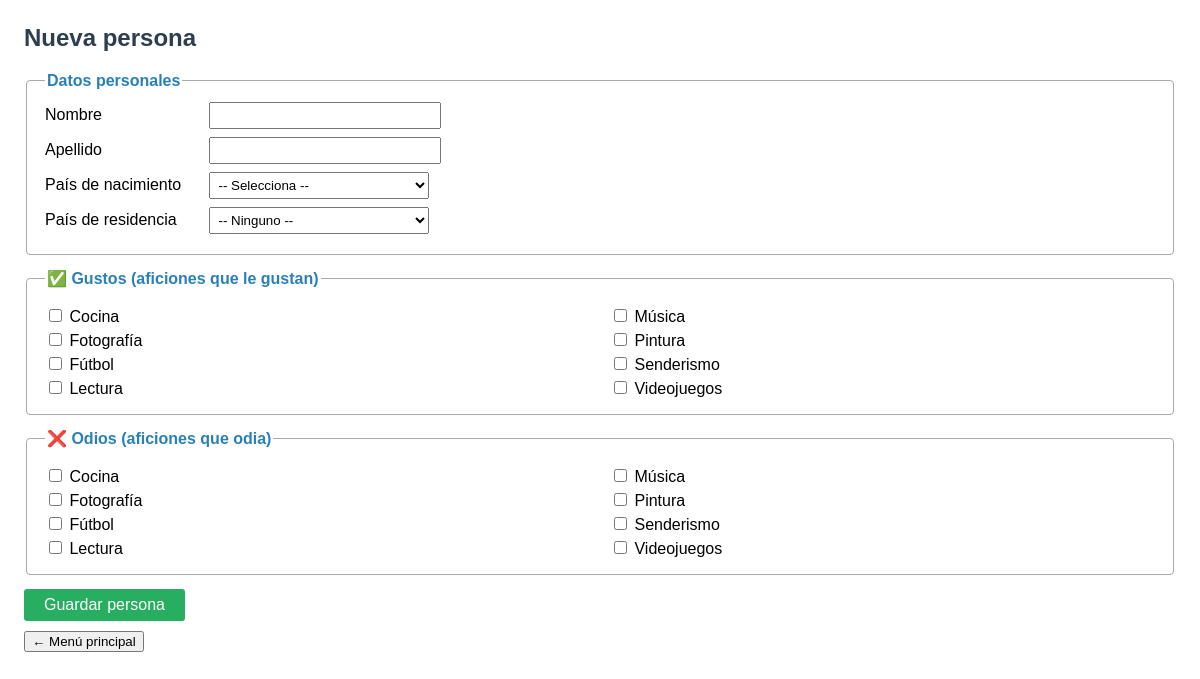
Page /personaC.php on the committed database.
### tables this page shows
CREATE TABLE AFICION (
    id_aficion INT AUTO_INCREMENT PRIMARY KEY,
    nombre     VARCHAR(100) NOT NULL
);

### personaC.php (the view, shortened to what this page needs)
<?php
$bd = conectarMySql();
$aficiones = $bd->query("SELECT * FROM AFICION ORDER BY nombre")->fetchAll(PDO::FETCH_ASSOC);
?>
<!DOCTYPE html>
<html lang="es">
<head>
</head>
<body>
    <h2>Nueva persona</h2>
    <form action="personaCpost.php" method="post">
        <fieldset>
            <legend>Datos personales</legend>
            <label class="campo" for="nombre">Nombre</label>
            <input type="text" name="nombre" id="nombre" required><br>
            <label class="campo" for="apellido">Apellido</label>
            <input type="text" name="apellido" id="apellido" required><br>
            <label class="campo" for="id_pais_nace">País de nacimiento</label>
            <select name="id_pais_nace" id="id_pais_nace" required>
                <option value="">-- Selecciona --</option>
            </select><br>
            <label class="campo" for="id_pais_vive">País de residencia</label>
            <select name="id_pais_vive" id="id_pais_vive">
                <option value="">-- Ninguno --</option>
            </select>
        </fieldset>
        <fieldset>
            <legend>✅ Gustos (aficiones que le gustan)</legend>
            <div class="grupo-checks">
            <?php foreach ($aficiones as $a): ?>
                <label>
                    <input type="checkbox" class="gustos-cb"
                           name="gustos[]" value="<?= $a['id_aficion'] ?>">
                    <?= htmlspecialchars($a['nombre']) ?>
                </label>
            <?php endforeach; ?>
            </div>
        </fieldset>
        <fieldset>
            <legend>❌ Odios (aficiones que odia)</legend>
            <div class="grupo-checks">
            <?php foreach ($aficiones as $a): ?>
                <label>
                    <input type="checkbox" class="odios-cb"
                           name="odios[]" value="<?= $a['id_aficion'] ?>">
                    <?= htmlspecialchars($a['nombre']) ?>
                </label>
            <?php endforeach; ?>
            </div>
        </fieldset>
        <button type="submit" class="btn-guardar">Guardar persona</button>
    </form>
    <div class="btn-volver">
        <form action="index.php"><input type="submit" value="← Menú principal"></form>
    </div>
</body>
</html>

### personaC.php (style rules this page uses)
body { font-family: Arial, sans-serif; margin: 24px; }
h2 { color: #2c3e50; }
fieldset { margin-bottom: 14px; padding: 12px 18px; border: 1px solid #aaa; border-radius: 4px; }
legend { font-weight: bold; color: #2980b9; }
label.campo { display: inline-block; width: 160px; }
input[type=text], select { width: 220px; padding: 4px; margin-bottom: 8px; }
.grupo-checks { column-count: 2; column-gap: 20px; margin-top: 6px; }
.grupo-checks label { display: block; margin-bottom: 4px; }
.gustos-cb { accent-color: #27ae60; }
.odios-cb { accent-color: #e74c3c; }
.btn-guardar { background:#27ae60; color:#fff; border:none; padding:7px 20px; cursor:pointer; font-size:1em; border-radius:3px; }
.btn-volver { margin-top:10px; }

### rows in the picture
aficion: nombre "Cocina"
aficion: nombre "Fotografía"
aficion: nombre "Fútbol"
aficion: nombre "Lectura"
aficion: nombre "Música"
aficion: nombre "Pintura"
aficion: nombre "Senderismo"
aficion: nombre "Videojuegos"
